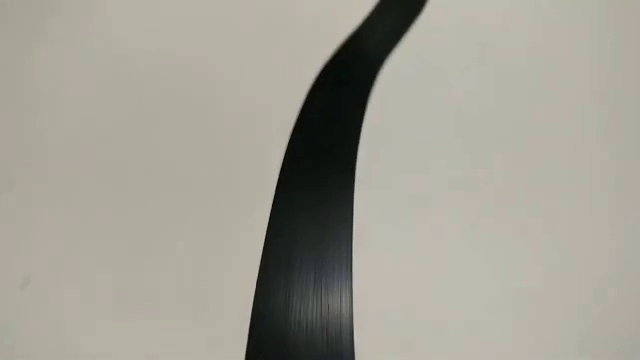
#> input picture frame 135 of video/lineFollower.mp4, 640 x 360 px
$ python BitirmeProjem.py
#> lines starting #> are read from the running program, lines starting #| are printed output that depends on the picture; after the words box and inside, x2 and y2 are one past the last pixel; in counts of white or black regions, pixels touching at a corner belong together
### src/ImageProcessor.py
import cv2

class ImageProcessor:

    def __init__(self):
        self.contours = None
        self.image = None
        self.contour_center_x = 0
        self.main_contour = None
        self.direction = 0

    def process(self):
        if self.image is None:
            raise ValueError("Image not set")

        gray_image = cv2.cvtColor(self.image, cv2.COLOR_BGR2GRAY)  # Convert to Gray Scale
        self.contours, _ = cv2.findContours(gray_image, cv2.RETR_EXTERNAL, cv2.CHAIN_APPROX_SIMPLE)  # Get contours

        if self.contours:
            self.main_contour = max(self.contours, key=cv2.contourArea)
            height, width = self.image.shape[:2]
            middle_x = width // 2  # Get X coordinate of the middle point
            middle_y = height // 2  # Get Y coordinate of the middle point

            prev_contour_center_x = self.contour_center_x
            contour_center = self.get_contour_center(self.main_contour)
            if contour_center:
                self.contour_center_x = contour_center[0]
                if abs(prev_contour_center_x - self.contour_center_x) > 5:
                    self.correct_main_contour(prev_contour_center_x)
            else:
                self.contour_center_x = 0

            self.direction = int((middle_x - self.contour_center_x) * self.get_contour_extent(self.main_contour))

            self.draw_contours(middle_x, middle_y)

    @staticmethod
    def get_contour_center(contour):
        moments = cv2.moments(contour)
        if moments["m00"] == 0:
            return None
        x = int(moments["m10"] / moments["m00"])
        y = int(moments["m01"] / moments["m00"])
        return x, y

    @staticmethod
    def get_contour_extent(contour):
        area = cv2.contourArea(contour)
        _, _, w, h = cv2.boundingRect(contour)
        rect_area = w * h
        if rect_area > 0:
            return float(area) / rect_area
        return 0

    @staticmethod
    def approx(a, b, error):
        return abs(a - b) < error

    def correct_main_contour(self, prev_cx):
        for contour in self.contours:
            contour_center = self.get_contour_center(contour)
            if contour_center:
                tmp_cx = contour_center[0]
                if self.approx(tmp_cx, prev_cx, 5):
                    self.main_contour = contour
                    new_center = self.get_contour_center(self.main_contour)
                    if new_center:
                        self.contour_center_x = new_center[0]
                        break

    def draw_contours(self, middle_x, middle_y):
        cv2.drawContours(self.image, [self.main_contour], -1, (0, 255, 0), 3)  # Draw Contour GREEN
        cv2.circle(self.image, (self.contour_center_x, middle_y), 7, (255, 255, 255), -1)  # Draw dX circle WHITE
        cv2.circle(self.image, (middle_x, middle_y), 3, (0, 0, 255), -1)  # Draw middle circle RED

        font = cv2.FONT_HERSHEY_SIMPLEX
        cv2.putText(self.image, str(middle_x - self.contour_center_x),
                    (self.contour_center_x + 20, middle_y), font, 1, (200, 0, 200), 2, cv2.LINE_AA)
        cv2.putText(self.image, f"Weight:{self.get_contour_extent(self.main_contour):.3f}",
                    (self.contour_center_x + 20, middle_y + 35), font, 0.5, (200, 0, 200), 1, cv2.LINE_AA)

### src/BitirmeProjem.py
import os
import time
import numpy as np
import cv2
from ImageProcessor import *

def ClearFrame(frame):
    # renk paletini siyah beyaza çeviriyoruz
    gray_image = cv2.cvtColor(frame, cv2.COLOR_BGR2GRAY)
    # otsu eşitleme
    _, thresh = cv2.threshold(gray_image, 0, 255, cv2.THRESH_BINARY + cv2.THRESH_OTSU)

    # Eşik değerin altındaki pikselleri beyaza çeviriyoruz
    binary_image = np.zeros_like(gray_image)
    binary_image[gray_image <= thresh] = 255

    # dilation
    kernel = np.ones((5, 5), np.uint8)
    dilation = cv2.morphologyEx(binary_image, cv2.MORPH_DILATE, kernel, iterations=5)

    return cv2.cvtColor(dilation, cv2.COLOR_GRAY2BGR)

def SliceAndProcess(im, images, slices):
    height, width = im.shape[:2]
    slice_height = int(height / slices)

    for i in range(slices):
        part = slice_height * i
        crop_img = im[part:part + slice_height, 0:width]
        images[i].image = crop_img
        images[i].process()

def RepackImages(images):
    return np.concatenate([image.image for image in images], axis=0)

# tüm işlenmiş karelerin kaydedileceği dizi
frames = []
# ekranı N parçaya bölmek için sabit değişken
N_SLICES = 4
# bölünmüş kareleri barındıracak dizi
Images = []
for q in range(N_SLICES):
    Images.append(ImageProcessor())

testVideoPath = "lineFollower.mp4"

def main():
    cap = cv2.VideoCapture("../video/" + testVideoPath)

    if not cap.isOpened():
        print("Unable to open video!")
        exit()

    process_times = []
    height = int(cap.get(cv2.CAP_PROP_FRAME_HEIGHT))
    width = int(cap.get(cv2.CAP_PROP_FRAME_WIDTH))
    while True:
        ret, frame = cap.read()
#> frame is the input picture: shape (360, 640, 3); mean B, G, R 149.3, 159.1, 162.3
        if not ret:
            break
        # örnek videoumuz istediğimizin tam tersi renklerde olduğu için renkleri ters çeviriyoruz
        frame = 255 - frame
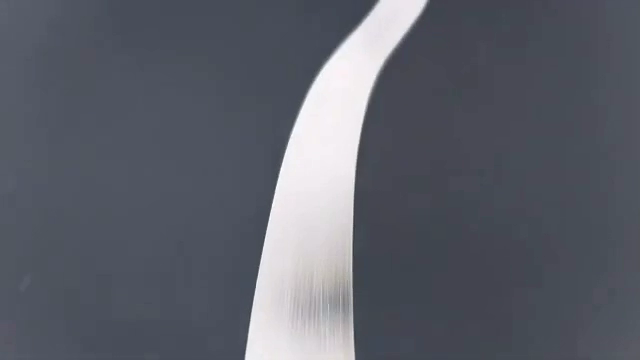
#> frame: shape (360, 640, 3); mean B, G, R 105.7, 95.9, 92.7

        start = time.process_time()
        img = ClearFrame(frame)
#> in ClearFrame, `_, thresh = cv2.threshold(gray_image, 0, 255, cv2.THRESH_BINARY + cv2...`:
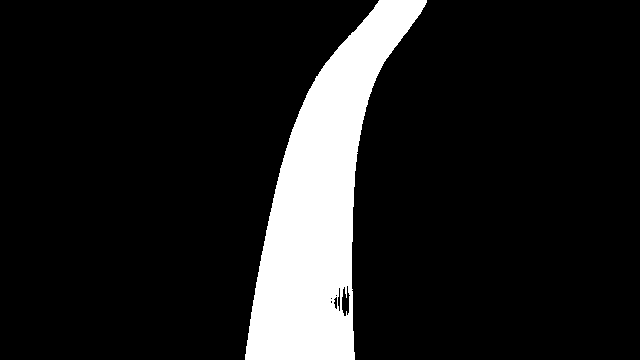
#> thresh: shape (360, 640); 12.1% white; 1 white region, box (x1, y1, x2, y2) and area: (245, 0, 427, 360) 27929
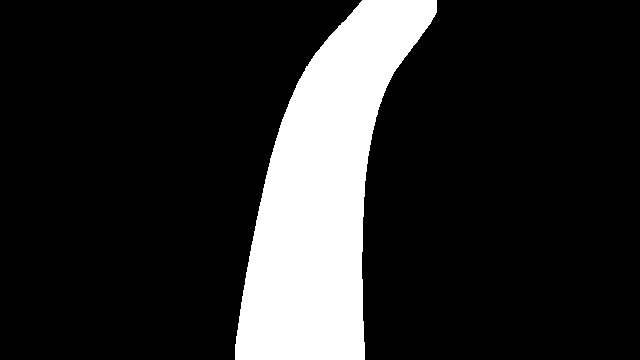
#> img: shape (360, 640, 3); 16.2% white; 1 white region, box (x1, y1, x2, y2) and area: (235, 0, 437, 360) 37432
        if img is not None:
            SliceAndProcess(img, Images, N_SLICES)
#> the loop in SliceAndProcess, `for i in range(slices):` made 4 passes
#> contour_center in process on passes 3 to 4: (308, 45), (301, 45)
#> contour_center in process on pass 2: (325, 45)
#> pass 2, in SliceAndProcess, `crop_img = im[part:part + slice_height, 0:width]`:
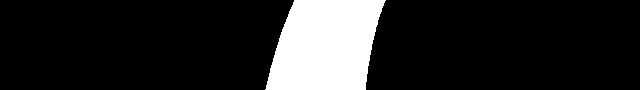
#> crop_img: shape (90, 640, 3); 14.9% white; 1 white region, box (x1, y1, x2, y2) and area: (265, 0, 386, 90) 8573
#> pass 3, in SliceAndProcess, `crop_img = im[part:part + slice_height, 0:width]`:
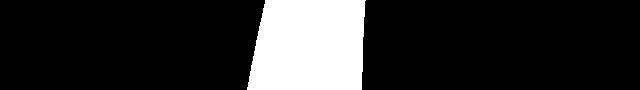
#> crop_img: shape (90, 640, 3); 16.8% white; 1 white region, box (x1, y1, x2, y2) and area: (247, 0, 366, 90) 9684
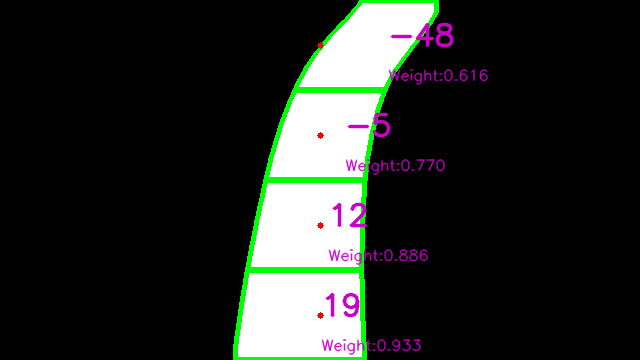
#> img: shape (360, 640, 3); 4.61% of pixels changed, all inside (x1, y1, x2, y2) = (233, 0, 489, 360)
            direction = 0
            for k in range(N_SLICES):
                direction += Images[k].direction

            fm = RepackImages(Images)
            frames.append(fm)

            # mevcut karede geçen süreyi ms olarak kaydediyoruz
            process_times.append((time.process_time() - start) * 1000)
            cv2.line(
                fm,
                (width // 2 + direction // 3, height),
                (width // 2 + direction // 3, 0),
                (0, 0, 255),
                2
            )
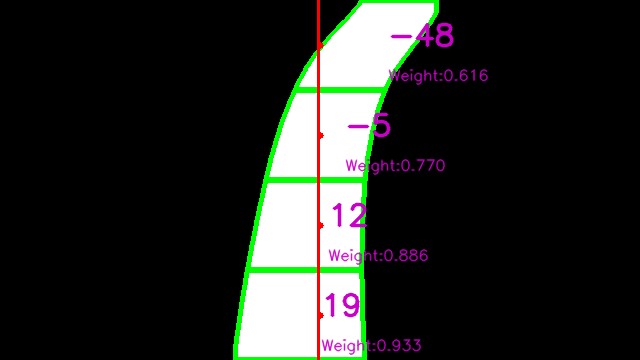
#> fm: shape (360, 640, 3); 0.45% of pixels changed, all inside (x1, y1, x2, y2) = (317, 0, 320, 360); drawn as B, G, R
            cv2.imshow("Computer Vision", fm)
            if cv2.waitKey(1) & 0xFF == ord('q'):
#> (key q is pressed here)
                break
    print("Average process time per frame: " + str(sum(process_times) / len(process_times)) + "ms")
    cv2.destroyAllWindows()

    if not os.path.exists("../result/"):
        os.mkdir("../result/")

    print("Writing processed frames to result/" + testVideoPath.rpartition(".")[0] + "_CV2.mp4")
    out = cv2.VideoWriter(
        "../result/" + testVideoPath.rpartition(".")[0] + "_CV2.mp4",
        cv2.VideoWriter_fourcc(*"avc1"),
        40,
        (width, height)
    )
    for frame in frames:
        out.write(frame)
#> this loop made 1 pass
    out.release()

if __name__=="__main__":
    main()

$ run again, starting later in the video
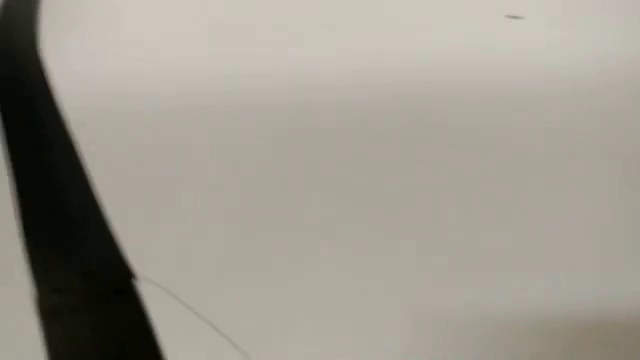
#> input picture frame 609 of video/lineFollower.mp4, 640 x 360 px
#> in main, frame is the input picture: shape (360, 640, 3); mean B, G, R 143.2, 153.4, 157.8
#> in ClearFrame, `_, thresh = cv2.threshold(gray_image, 0, 255, cv2.THRESH_BINARY + cv2...`:
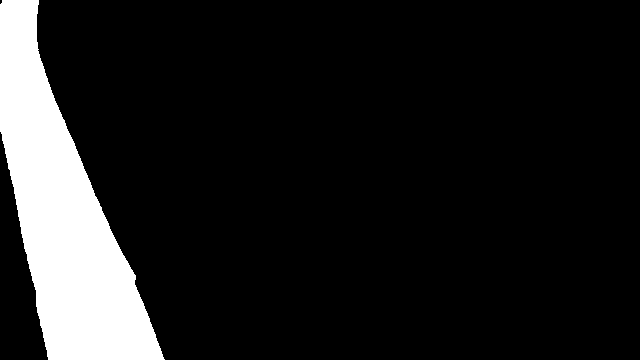
#> thresh: shape (360, 640); 12% white; 1 white region, box (x1, y1, x2, y2) and area: (0, 0, 165, 360) 27543
#> the loop in SliceAndProcess, `for i in range(slices):` made 4 passes
#> in main, `cv2.line( fm, (width // 2 + direction // 3, height), (width // 2 + dir..`:
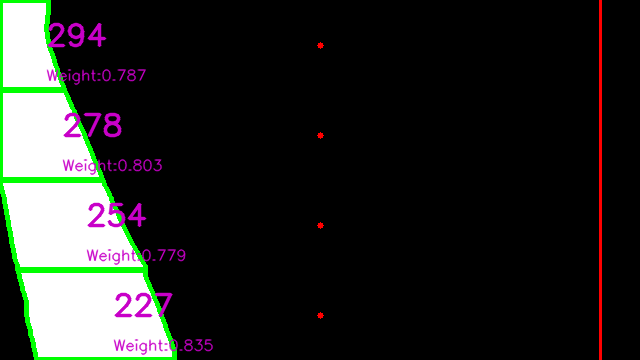
#> fm: shape (360, 640, 3); mean of channels 0, 1, 2 35.4, 38.1, 36.7; drawn as B, G, R
#> the loop in main, `for frame in frames:` made 1 pass

$ run again, starting later in the video
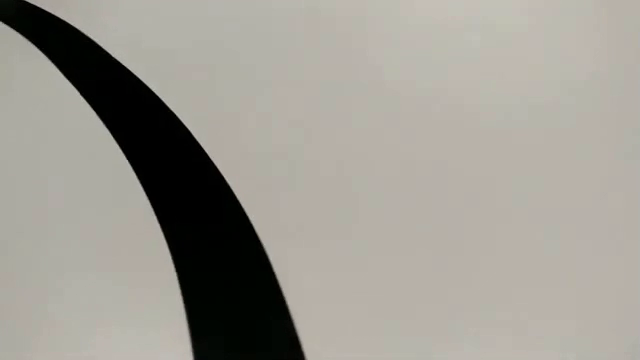
#> input picture frame 1083 of video/lineFollower.mp4, 640 x 360 px
#> in main, frame is the input picture: shape (360, 640, 3); mean B, G, R 146, 154, 157.3
#> in ClearFrame, `_, thresh = cv2.threshold(gray_image, 0, 255, cv2.THRESH_BINARY + cv2...`:
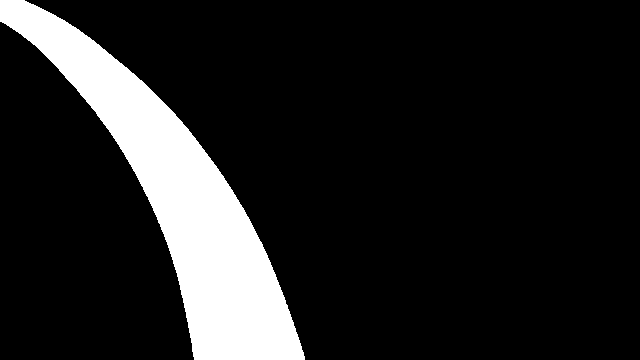
#> thresh: shape (360, 640); 13.4% white; 1 white region, box (x1, y1, x2, y2) and area: (0, 0, 305, 360) 30762
#> the loop in SliceAndProcess, `for i in range(slices):` made 4 passes
#> in main, `cv2.line( fm, (width // 2 + direction // 3, height), (width // 2 + dir..`:
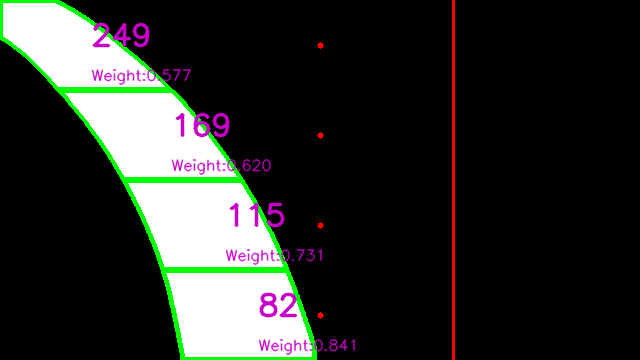
#> fm: shape (360, 640, 3); mean of channels 0, 1, 2 42.3, 46.3, 43.6; drawn as B, G, R
#> the loop in main, `for frame in frames:` made 1 pass
